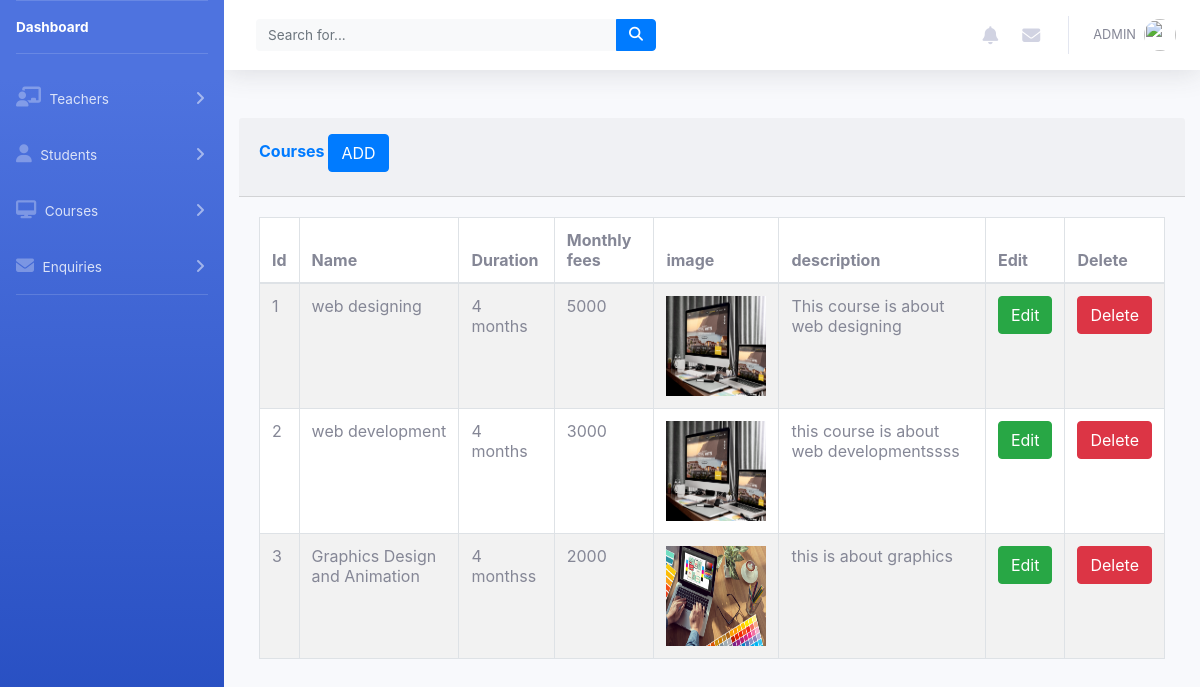
Page /Admin/courses.php on the committed database.
### tables this page shows
CREATE TABLE `courses` (
  `id` int(11) NOT NULL,
  `cname` varchar(50) NOT NULL,
  `duration` varchar(50) NOT NULL,
  `fess` int(11) NOT NULL,
  `img` varchar(50) NOT NULL,
  `description` varchar(50) NOT NULL
);

### Admin/courses.php (the view, shortened to what this page needs)
<?php
include('../connection.php');
include('includes/links.php');
include('includes/header.php');
include('includes/sidebar.php');
?>
<!DOCTYPE html>
<html lang="en">
<head>
</head>
<body>
  <div class="container-fluid mt-5">
    <div class="card-shadow mb-4">
      <div class="card-header py-3">
        <h6 class="m0 font-weight-bold text-primary">Courses
          <button type="submit" class="btn btn-primary" data-toggle="modal" data-target="#coursesModal">
            ADD
          </button>
        </h6>
      </div>
      <div class="card-body">
        <div class="table table-responsive">
          <table class="table table-bordered table-striped">
            <thead>
              <tr>
                <th>Id</th>
                <th>Name</th>
                <th>Duration</th>
                <th>Monthly fees</th>
                <th>image</th>
                <th>description</th>
                <th>Edit</th>
                <th>Delete</th>
              </tr>
            </thead>
            <tbody>
              <?php
              $query = "SELECT * FROM courses";
              $result = mysqli_query($connect, $query);
              while ($row = mysqli_fetch_assoc($result)) {
              ?>
                <tr>
                  <td><?php echo $row["id"]; ?></td>
                  <td><?php echo $row["cname"]; ?></td>
                  <td><?php echo $row["duration"]; ?></td>
                  <td><?php echo $row["fess"]; ?></td>
                  <td><img src="uploads/<?php echo $row["img"]?>" width="100" height="100"></td>
                  <td><?php echo $row["description"]; ?></td>
                  <td><a href="cedit.php?id=<?php echo $row["id"]; ?>" class="btn btn-success">Edit</a></td>
                  <td><a href="cdelete.php?id=<?php echo $row["id"]; ?>" class="btn btn-danger">Delete</a></td>
                </tr>
              <?php
              }
              ?>
            </tbody>
          </table>
        </div>
      </div>
    </div>
  </div>
</body>
</html>

### rows in the picture
courses: id "1", cname "web designing", duration "4 months", fess "5000", img (picture), description "This course is about web designing"
courses: id "2", cname "web development", duration "4 months", fess "3000", img (picture), description "this course is about web developmentssss"
courses: id "3", cname "Graphics Design and Animation", duration "4 monthss", fess "2000", img (picture), description "this is about graphics"
